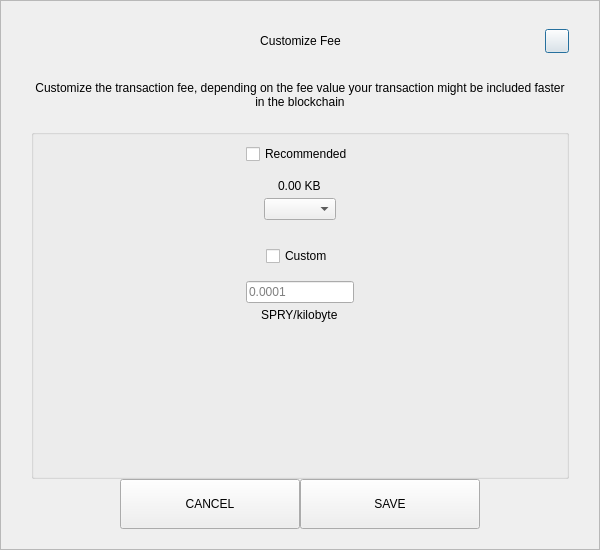
<?xml version="1.0" encoding="UTF-8"?>
<ui version="4.0">
 <class>SendCustomFeeDialog</class>
 <widget class="QDialog" name="SendCustomFeeDialog">
  <property name="geometry">
   <rect>
    <x>0</x>
    <y>0</y>
    <width>600</width>
    <height>550</height>
   </rect>
  </property>
  <property name="windowTitle">
   <string>Form</string>
  </property>
  <layout class="QVBoxLayout" name="verticalLayout_3">
   <property name="spacing">
    <number>0</number>
   </property>
   <property name="leftMargin">
    <number>0</number>
   </property>
   <property name="topMargin">
    <number>0</number>
   </property>
   <property name="rightMargin">
    <number>0</number>
   </property>
   <property name="bottomMargin">
    <number>0</number>
   </property>
   <item>
    <widget class="QFrame" name="frame">
     <property name="styleSheet">
      <string notr="true"/>
     </property>
     <property name="frameShape">
      <enum>QFrame::StyledPanel</enum>
     </property>
     <property name="frameShadow">
      <enum>QFrame::Raised</enum>
     </property>
     <layout class="QVBoxLayout" name="verticalLayout_2">
      <property name="spacing">
       <number>0</number>
      </property>
      <property name="leftMargin">
       <number>30</number>
      </property>
      <property name="topMargin">
       <number>20</number>
      </property>
      <property name="rightMargin">
       <number>30</number>
      </property>
      <property name="bottomMargin">
       <number>20</number>
      </property>
      <item>
       <layout class="QHBoxLayout" name="horizontalLayout_3">
        <property name="spacing">
         <number>0</number>
        </property>
        <item>
         <spacer name="horizontalSpacer_21">
          <property name="orientation">
           <enum>Qt::Horizontal</enum>
          </property>
          <property name="sizeHint" stdset="0">
           <size>
            <width>40</width>
            <height>20</height>
           </size>
          </property>
         </spacer>
        </item>
        <item>
         <widget class="QLabel" name="labelTitle">
          <property name="minimumSize">
           <size>
            <width>0</width>
            <height>40</height>
           </size>
          </property>
          <property name="maximumSize">
           <size>
            <width>16777215</width>
            <height>40</height>
           </size>
          </property>
          <property name="styleSheet">
           <string notr="true">padding-left:24px;</string>
          </property>
          <property name="text">
           <string>Customize Fee</string>
          </property>
          <property name="alignment">
           <set>Qt::AlignCenter</set>
          </property>
          <property name="margin">
           <number>7</number>
          </property>
         </widget>
        </item>
        <item>
         <spacer name="horizontalSpacer">
          <property name="orientation">
           <enum>Qt::Horizontal</enum>
          </property>
          <property name="sizeHint" stdset="0">
           <size>
            <width>40</width>
            <height>20</height>
           </size>
          </property>
         </spacer>
        </item>
        <item>
         <widget class="QPushButton" name="btnEsc">
          <property name="minimumSize">
           <size>
            <width>24</width>
            <height>24</height>
           </size>
          </property>
          <property name="maximumSize">
           <size>
            <width>24</width>
            <height>24</height>
           </size>
          </property>
          <property name="text">
           <string/>
          </property>
         </widget>
        </item>
       </layout>
      </item>
      <item>
       <spacer name="verticalSpacer_2">
        <property name="orientation">
         <enum>Qt::Vertical</enum>
        </property>
        <property name="sizeType">
         <enum>QSizePolicy::Fixed</enum>
        </property>
        <property name="sizeHint" stdset="0">
         <size>
          <width>20</width>
          <height>20</height>
         </size>
        </property>
       </spacer>
      </item>
      <item>
       <widget class="QLabel" name="labelMessage">
        <property name="text">
         <string>Customize the transaction fee, depending on the fee value your transaction might be included faster in the blockchain</string>
        </property>
        <property name="alignment">
         <set>Qt::AlignCenter</set>
        </property>
        <property name="wordWrap">
         <bool>true</bool>
        </property>
       </widget>
      </item>
      <item>
       <spacer name="verticalSpacer_3">
        <property name="orientation">
         <enum>Qt::Vertical</enum>
        </property>
        <property name="sizeType">
         <enum>QSizePolicy::Fixed</enum>
        </property>
        <property name="sizeHint" stdset="0">
         <size>
          <width>20</width>
          <height>20</height>
         </size>
        </property>
       </spacer>
      </item>
      <item>
       <widget class="QGroupBox" name="groupBox">
        <property name="title">
         <string/>
        </property>
        <layout class="QVBoxLayout" name="verticalLayout">
         <property name="leftMargin">
          <number>12</number>
         </property>
         <property name="rightMargin">
          <number>12</number>
         </property>
         <item>
          <layout class="QVBoxLayout" name="verticalLayout_4">
           <property name="spacing">
            <number>5</number>
           </property>
           <item alignment="Qt::AlignHCenter">
            <widget class="QCheckBox" name="checkBoxRecommended">
             <property name="text">
              <string>Recommended</string>
             </property>
            </widget>
           </item>
           <item>
            <spacer name="verticalSpacer_5">
             <property name="orientation">
              <enum>Qt::Vertical</enum>
             </property>
             <property name="sizeType">
              <enum>QSizePolicy::Fixed</enum>
             </property>
             <property name="sizeHint" stdset="0">
              <size>
               <width>20</width>
               <height>10</height>
              </size>
             </property>
            </spacer>
           </item>
           <item alignment="Qt::AlignHCenter">
            <widget class="QLabel" name="labelFee">
             <property name="text">
              <string>0.00 KB</string>
             </property>
            </widget>
           </item>
           <item alignment="Qt::AlignHCenter">
            <widget class="QComboBox" name="comboBoxRecommended"/>
           </item>
          </layout>
         </item>
         <item>
          <spacer name="verticalSpacer">
           <property name="orientation">
            <enum>Qt::Vertical</enum>
           </property>
           <property name="sizeType">
            <enum>QSizePolicy::Fixed</enum>
           </property>
           <property name="sizeHint" stdset="0">
            <size>
             <width>20</width>
             <height>20</height>
            </size>
           </property>
          </spacer>
         </item>
         <item>
          <layout class="QVBoxLayout" name="verticalLayout_5">
           <property name="spacing">
            <number>5</number>
           </property>
           <item alignment="Qt::AlignHCenter">
            <widget class="QCheckBox" name="checkBoxCustom">
             <property name="text">
              <string>Custom</string>
             </property>
            </widget>
           </item>
           <item>
            <spacer name="verticalSpacer_6">
             <property name="orientation">
              <enum>Qt::Vertical</enum>
             </property>
             <property name="sizeType">
              <enum>QSizePolicy::Fixed</enum>
             </property>
             <property name="sizeHint" stdset="0">
              <size>
               <width>20</width>
               <height>10</height>
              </size>
             </property>
            </spacer>
           </item>
           <item alignment="Qt::AlignHCenter">
            <widget class="QLineEdit" name="lineEditCustomFee">
             <property name="placeholderText">
              <string notr="true">0.0001</string>
             </property>
            </widget>
           </item>
           <item alignment="Qt::AlignHCenter">
            <widget class="QLabel" name="labelCustomFee">
             <property name="text">
              <string>SPRY/kilobyte</string>
             </property>
            </widget>
           </item>
          </layout>
         </item>
         <item>
          <spacer name="verticalSpacer_4">
           <property name="orientation">
            <enum>Qt::Vertical</enum>
           </property>
           <property name="sizeHint" stdset="0">
            <size>
             <width>20</width>
             <height>40</height>
            </size>
           </property>
          </spacer>
         </item>
        </layout>
       </widget>
      </item>
      <item>
       <layout class="QHBoxLayout" name="horizontalLayout" stretch="1,2,2,1">
        <item>
         <spacer name="horizontalSpacer1">
          <property name="orientation">
           <enum>Qt::Horizontal</enum>
          </property>
          <property name="sizeHint" stdset="0">
           <size>
            <width>40</width>
            <height>20</height>
           </size>
          </property>
         </spacer>
        </item>
        <item>
         <widget class="QPushButton" name="btnCancel">
          <property name="minimumSize">
           <size>
            <width>180</width>
            <height>50</height>
           </size>
          </property>
          <property name="focusPolicy">
           <enum>Qt::NoFocus</enum>
          </property>
          <property name="text">
           <string>CANCEL</string>
          </property>
         </widget>
        </item>
        <item>
         <widget class="QPushButton" name="btnSave">
          <property name="minimumSize">
           <size>
            <width>180</width>
            <height>50</height>
           </size>
          </property>
          <property name="focusPolicy">
           <enum>Qt::NoFocus</enum>
          </property>
          <property name="text">
           <string>SAVE</string>
          </property>
         </widget>
        </item>
        <item>
         <spacer name="horizontalSpacer_2">
          <property name="orientation">
           <enum>Qt::Horizontal</enum>
          </property>
          <property name="sizeHint" stdset="0">
           <size>
            <width>40</width>
            <height>20</height>
           </size>
          </property>
         </spacer>
        </item>
       </layout>
      </item>
     </layout>
    </widget>
   </item>
  </layout>
 </widget>
 <resources/>
 <connections/>
</ui>
